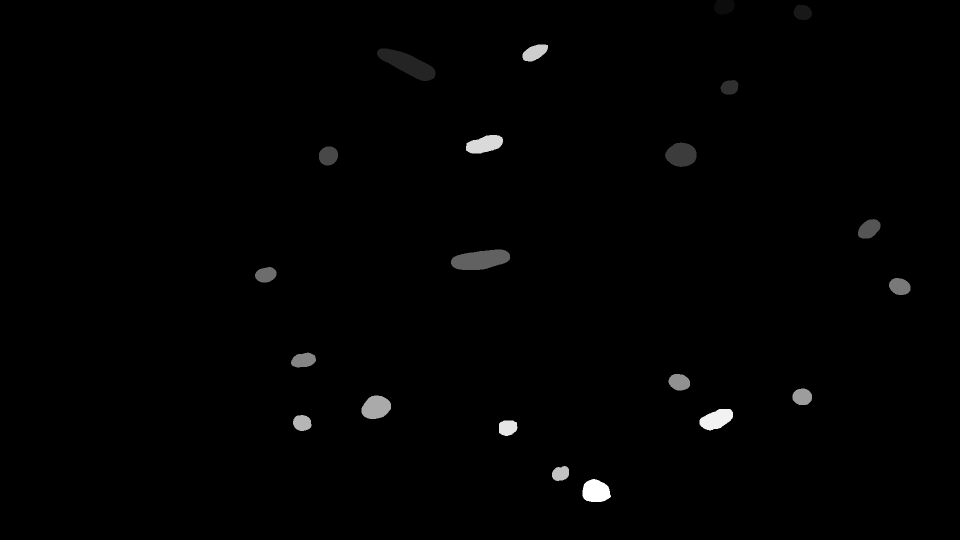
#> input picture trainingdata/Urte_5/Urte_5/00_25_19 _60_cp_masks.png, 1920 x 1080 px, found by its file name (shown at 1/2 size); its folder holds 4 pictures in this run
$ python 'covert to 512x512.py'   (older library calls are emulated)
#> lines starting #> are read from the running program, lines starting #| are printed output that depends on the picture
from PIL import Image
import os

# Directory containing your 1920x1080 images
source_directory = '//home/urte/3D modeller/3d_cell_detector/trainingdata/Urte_5/Urte_5/'
# Directory where you want to save the resized 512x512 images
target_directory = '//home/urte/3D modeller/3d_cell_detector/trainingdata/Omni_5/'

# Create the target directory if it doesn't exist
if not os.path.exists(target_directory):
    os.makedirs(target_directory)

# Iterate over all files in the source directory
for filename in os.listdir(source_directory):
    if filename.lower().endswith(('.png', '.jpg', '.jpeg', '.tiff', '.bmp', '.gif')):
        # Open the image
        img_path = os.path.join(source_directory, filename)
        with Image.open(img_path) as img:
            # Resize the image
#> img is the input picture: PIL image 1920x1080 I;16; min 0, max 21, mean 0.2
            img_resized = img.resize((512, 512), Image.ANTIALIAS)
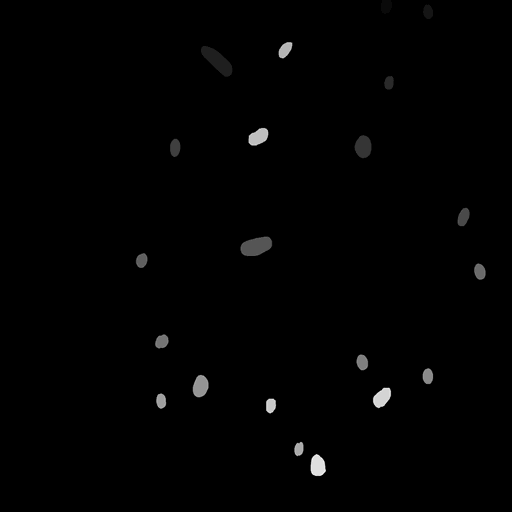
#> img_resized: PIL image 512x512 I;16; min 0, max 24, mean 0.2; drawn with min black and max white

            # Save the resized image to the target directory
            img_resized.save(os.path.join(target_directory, filename))
#> pass 2 of the loop `for filename in os.listdir(source_directory):`:
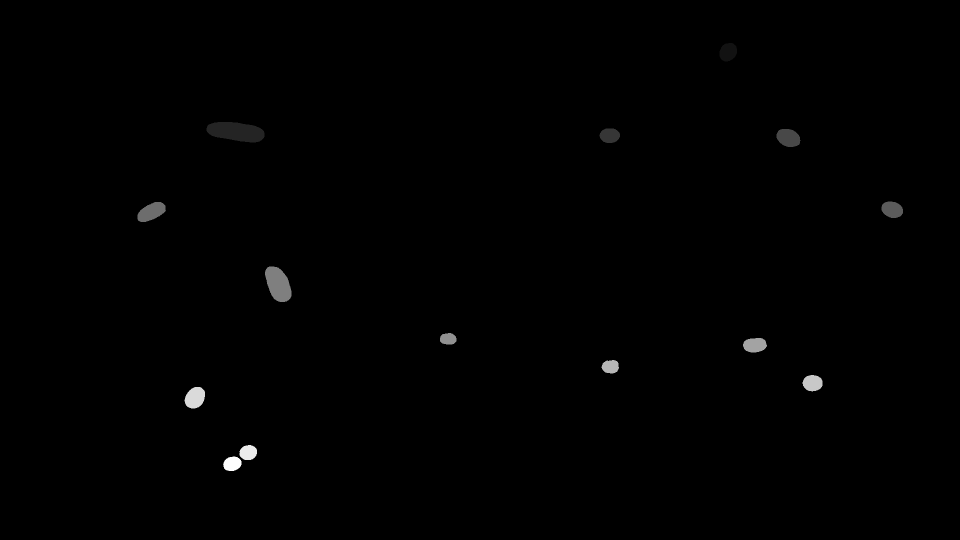
#> input picture trainingdata/Urte_5/Urte_5/00_25_19 _80_cp_masks.png, 1920 x 1080 px, found by its file name (shown at 1/2 size)
#> img is the input picture: PIL image 1920x1080 I;16; min 0, max 14, mean 0.059
#> `img_resized = img.resize((512, 512), Image.ANTIALIAS)`:
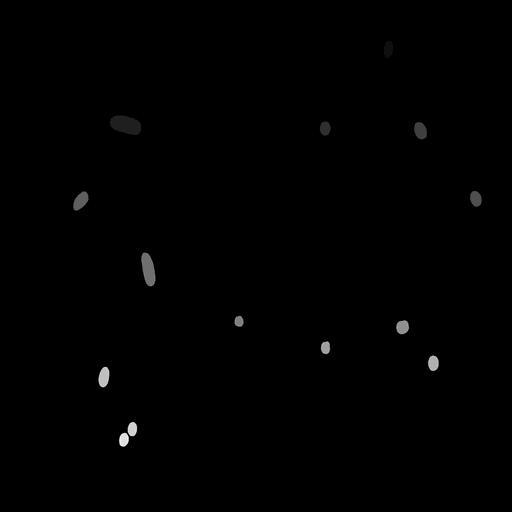
#> img_resized: PIL image 512x512 I;16; min 0, max 16, mean 0.0597; drawn with min black and max white
#> pass 3 of the loop `for filename in os.listdir(source_directory):`:
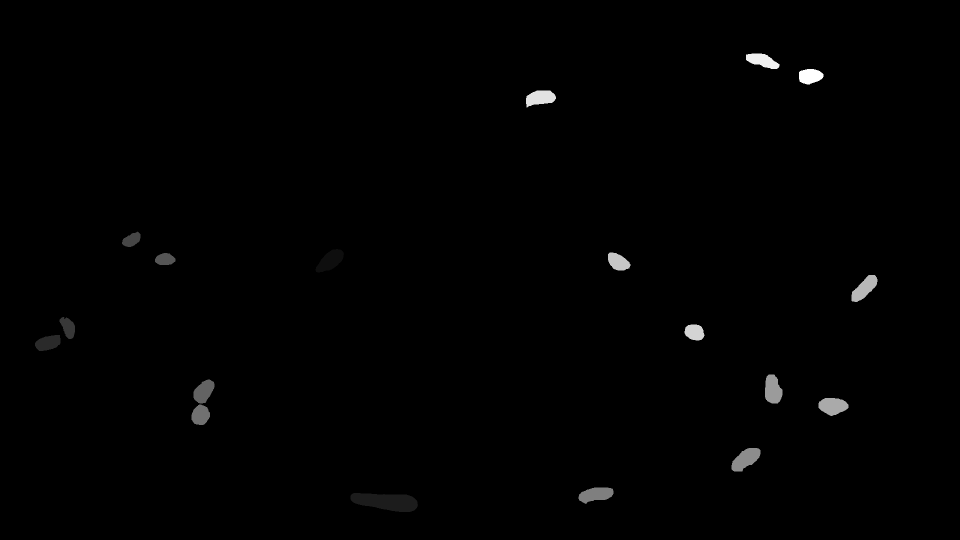
#> input picture trainingdata/Urte_5/Urte_5/00_25_19 _85_cp_masks.png, 1920 x 1080 px, found by its file name (shown at 1/2 size)
#> img is the input picture: PIL image 1920x1080 I;16; min 0, max 18, mean 0.11
#> `img_resized = img.resize((512, 512), Image.ANTIALIAS)`:
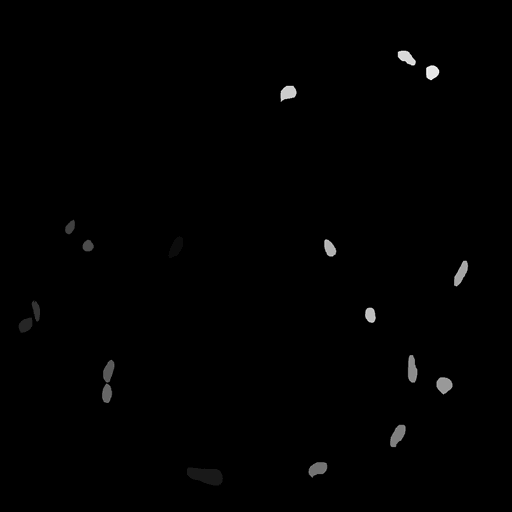
#> img_resized: PIL image 512x512 I;16; min 0, max 20, mean 0.111; drawn with min black and max white
#> the loop made 4 passes; the first 3 are shown

print("Resizing complete!")
